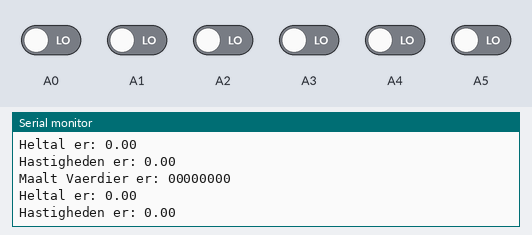
A sketch run on a simulated Arduino Nano, built with avr-gcc and run on an emulated ATmega328P. Parts: the last lines printed to the serial monitor. The test bench sets the inputs (shaded band); at power-on: A0–5 LOW.

Above: at 1.2 s.
1.3 s: A0 driven HIGH
At 1.53 s:
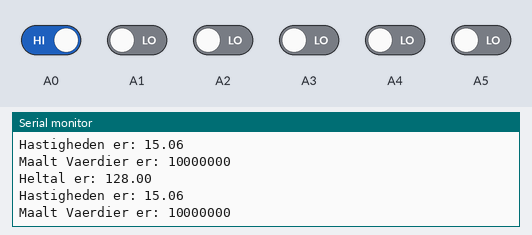
2.8 s: A1 driven HIGH
At 3.06 s:
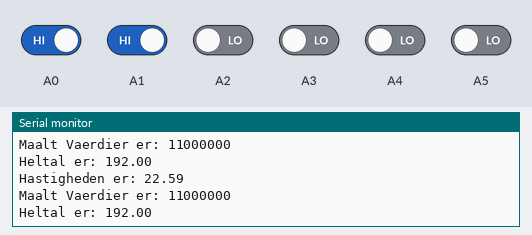
4.3 s: A2 driven HIGH
At 4.39 s:
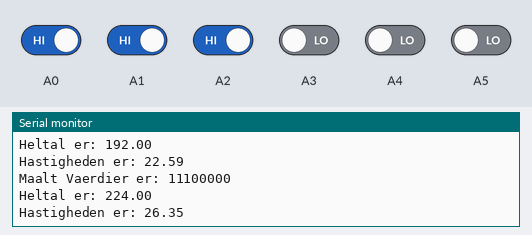
5.8 s: A3 driven HIGH
At 5.82 s:
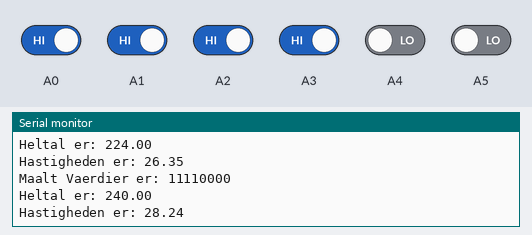
7.3 s: A4 driven HIGH
At 7.35 s:
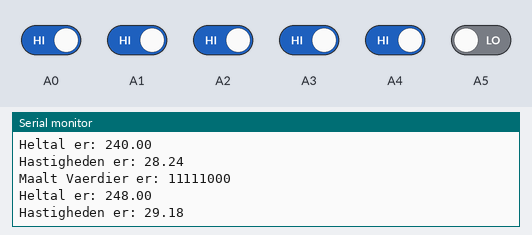
10.3 s: A5 driven HIGH
At 10.41 s:
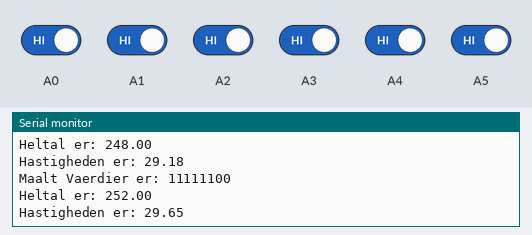
Timing chart, 0 to 12.8 s (numbered marks = the images above; inputs shaded):
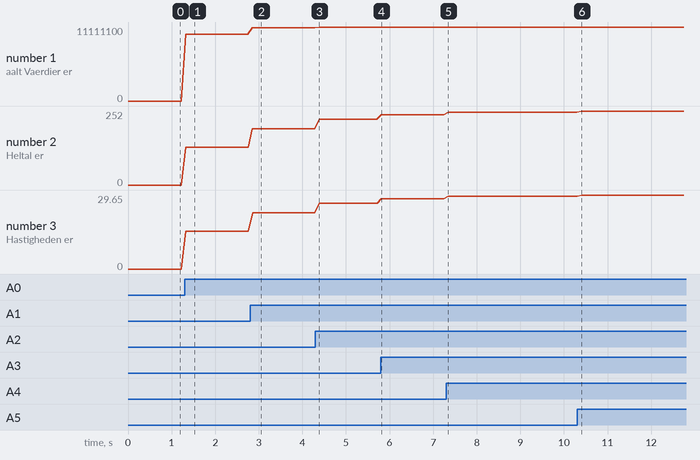

Measured:
- after the input at 1.3 s, the serial monitor: prints a new line at once (image 1)
- after the input at 2.8 s, the serial monitor: prints a new line after 0.05 s (image 2)
- after the input at 4.3 s, the serial monitor: prints a new line after 0.08 s (image 3)
- after the input at 5.8 s, the serial monitor: prints a new line at once (image 4)
- after the input at 7.3 s, the serial monitor: prints a new line at once (image 5)
- after the input at 10.3 s, the serial monitor: prints a new line after 0.10 s (image 6)
- plotted number 1: 0 → 10000000 after the input at 1.3 s, 10000000 → 11000000 after the input at 2.8 s, 11000000 → 11100000 after the input at 4.3 s, 11100000 → 11110000 after the input at 5.8 s, 11110000 → 11111000 after the input at 7.3 s
- plotted number 2: 0 → 128 after the input at 1.3 s, 128 → 192 after the input at 2.8 s, 192 → 224 after the input at 4.3 s, 224 → 240 after the input at 5.8 s, 240 → 248 after the input at 7.3 s

The sketch:

Hastighedsberegnertest.ino
```cpp
void setup() {
  Serial.begin(115200);
  pinMode(A0,INPUT);
  pinMode(A1,INPUT);
  pinMode(A2,INPUT);
  pinMode(A3,INPUT);
  pinMode(A4,INPUT);
  pinMode(A5,INPUT);
  pinMode(A6,INPUT);
  pinMode(A7,INPUT);
}

void loop() {
    float tal = 0;
    float gange = 0.11765;
    float hastighed = 0;
  Serial.print("Maalt Vaerdier er: ");
  if(digitalRead(A0)== 1){
    Serial.print(1);
    tal= tal+128;
  }
  else {
    Serial.print(0);
  }

  if(digitalRead(A1)== 1){
    Serial.print(1);
      tal= tal+64;
    }
    else {
    Serial.print(0);
  }

   if(digitalRead(A2)== 1){
    Serial.print(1);
      tal= tal+32;
  }
  else {
    Serial.print(0);
  }

  if(digitalRead(A3)== 1){
    Serial.print(1);
      tal= tal+16;
  }
  else {
    Serial.print(0);
  }

  if(digitalRead(A4) == 1){
    Serial.print(1);
    tal=tal+8;
  }
  else {
    Serial.print(0);
  }

  if(digitalRead(A5)== 1){
    Serial.print(1);
      tal= tal+4;
  }
  else {
    Serial.print(0);
  }

  if(digitalRead(A6)== 1){
    Serial.print(1);
      tal= tal+2;
  }
  else {
    Serial.print(0);
  }

  if(digitalRead(A7)== 1){
    Serial.print(1);
    tal=tal+1;
  }
  else {
    Serial.print(0);
  }
  Serial.println();
  Serial.print("Heltal er: "); Serial.println(tal);
  hastighed = tal*gange;
  Serial.print("Hastigheden er: "); Serial.println(hastighed);
  delay(100);
  Serial.println();
}
```
